Frame 1 (no input): blank canvas, image omitted
Frame 60 (no input): blank canvas, image omitted
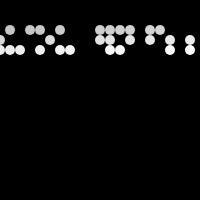
Frame 120 (the mouse pressed at the canvas centre since frame 60)

The p5.js sketch whose frames 1 and 60 were blank and that drew this single picture after the mouse press (run headless with seeded random() and noise() and a simulated clock; from frame 60 on, the mouse is pressed at the canvas centre):

// p5.js sketch
// ── sketch.js
// The Nature of Code
// Daniel Shiffman
// http://natureofcode.com

let x = 0;
let y = 0;

function setup() {
  createCanvas(200,200);
  background(0);
  smooth();
}

function draw() {
  //create an alpha blended background
  fill(0,1);
  rect(0,0,width,height);
  
  //calculate a probability between 0 and 100% based on mouseX position
  let prob = (mouseX / width);     
  
  //get a random floating point value between 0 and 1
  let r = random(1);   
  
  //test the random value against the probability and trigger an event
  if (r < prob) {
    noStroke();
    fill(255);
    ellipse(x,y,10,10);
  }
  
  // X and Y walk through a grid
  x = (x + 10) % width;
  if (x == 0) y = (y + 10) % width;
}
